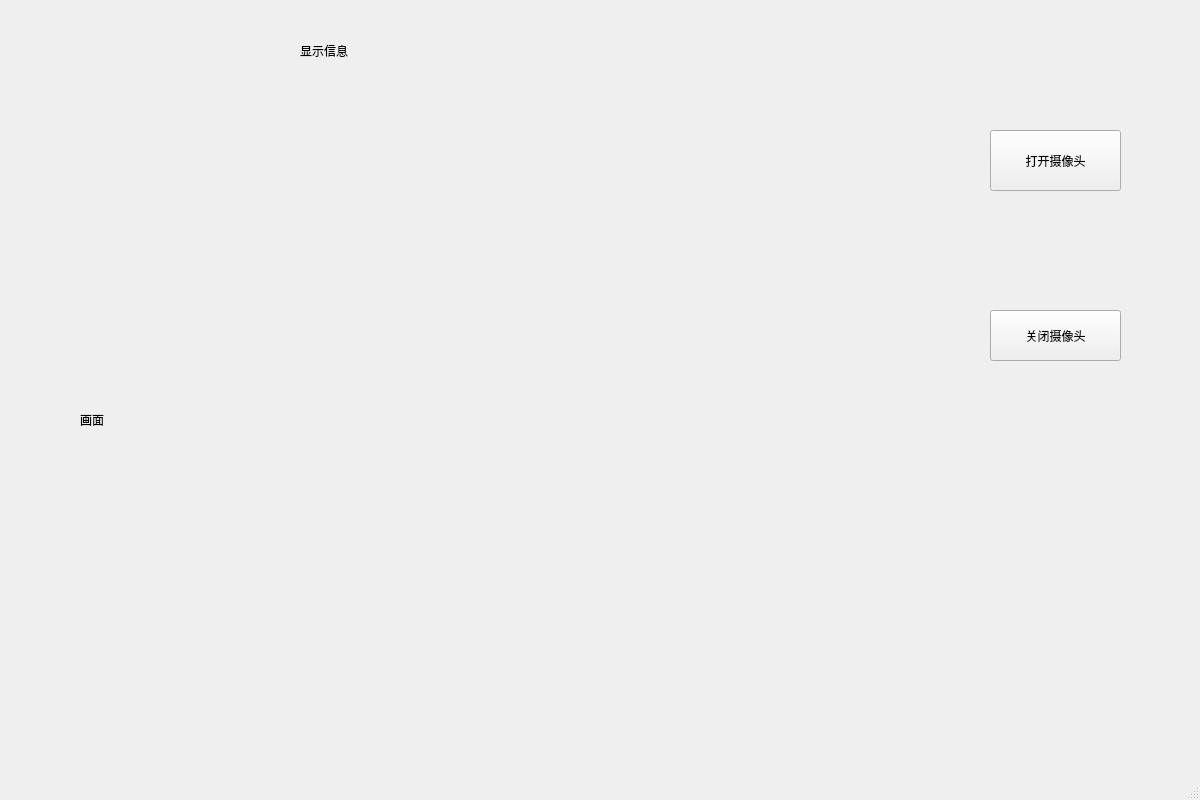
<?xml version="1.0" encoding="UTF-8"?>
<ui version="4.0">
 <class>MainWindow</class>
 <widget class="QMainWindow" name="MainWindow">
  <property name="geometry">
   <rect>
    <x>0</x>
    <y>0</y>
    <width>1200</width>
    <height>800</height>
   </rect>
  </property>
  <property name="windowTitle">
   <string>MainWindow</string>
  </property>
  <widget class="QWidget" name="centralwidget">
   <widget class="QLabel" name="label">
    <property name="geometry">
     <rect>
      <x>80</x>
      <y>110</y>
      <width>830</width>
      <height>620</height>
     </rect>
    </property>
    <property name="text">
     <string>画面</string>
    </property>
   </widget>
   <widget class="QPushButton" name="pushButton">
    <property name="geometry">
     <rect>
      <x>990</x>
      <y>130</y>
      <width>131</width>
      <height>61</height>
     </rect>
    </property>
    <property name="text">
     <string>打开摄像头</string>
    </property>
   </widget>
   <widget class="QPushButton" name="pushButton_2">
    <property name="geometry">
     <rect>
      <x>990</x>
      <y>310</y>
      <width>131</width>
      <height>51</height>
     </rect>
    </property>
    <property name="text">
     <string>关闭摄像头</string>
    </property>
   </widget>
   <widget class="QLabel" name="label_2">
    <property name="geometry">
     <rect>
      <x>300</x>
      <y>20</y>
      <width>391</width>
      <height>61</height>
     </rect>
    </property>
    <property name="text">
     <string>显示信息</string>
    </property>
   </widget>
  </widget>
  <widget class="QMenuBar" name="menubar">
   <property name="geometry">
    <rect>
     <x>0</x>
     <y>0</y>
     <width>1200</width>
     <height>23</height>
    </rect>
   </property>
  </widget>
  <widget class="QStatusBar" name="statusbar"/>
 </widget>
 <resources/>
 <connections/>
</ui>
